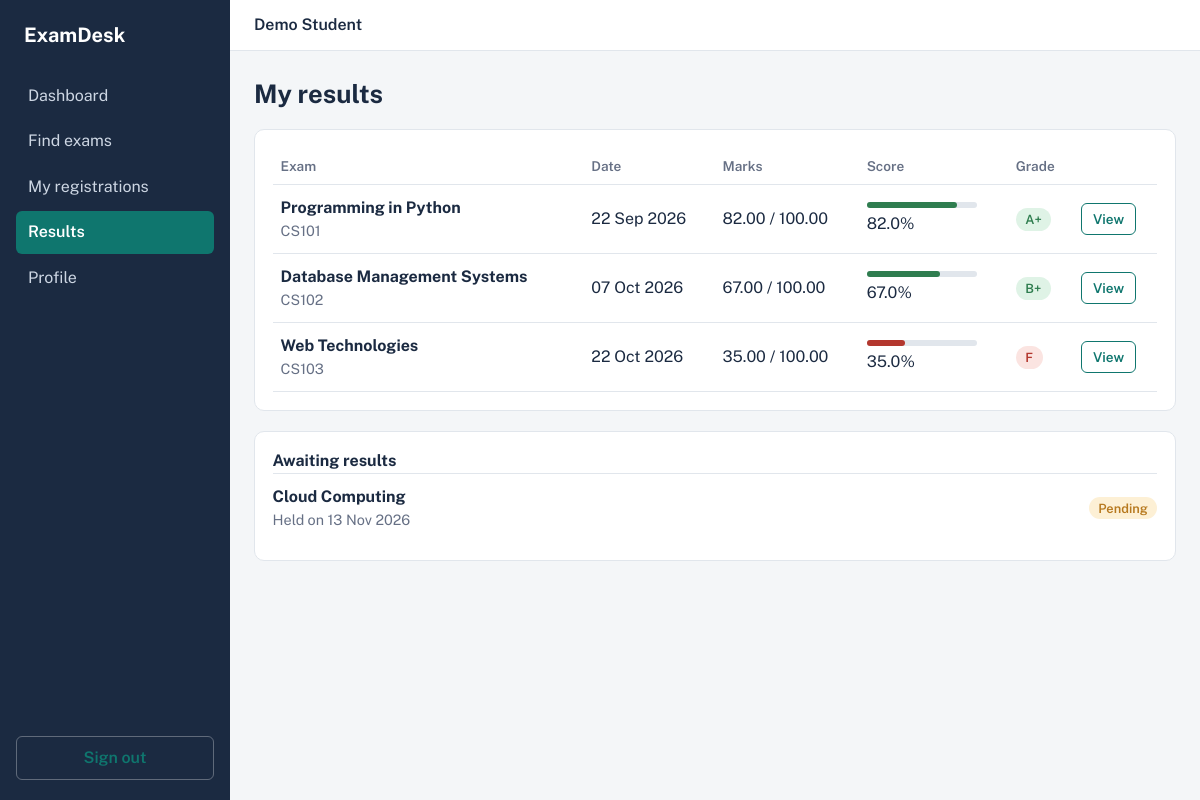
The page /results/ (signed in) on the database its author committed.
### exams/models.py (models this page shows, shortened)
class Result(models.Model):
    registration = models.OneToOneField(Registration, on_delete=models.CASCADE, related_name="result")
    marks = models.DecimalField(max_digits=6, decimal_places=2)
    max_marks = models.DecimalField(max_digits=6, decimal_places=2, default=100)
    remarks = models.CharField(max_length=200, blank=True)
    is_published = models.BooleanField(default=False)
    published_at = models.DateTimeField(null=True, blank=True)
    @property
    def percentage(self):
        return round(float(self.marks) / float(self.max_marks) * 100, 1) if self.max_marks else 0
    @property
    def passed(self):
        return self.percentage >= settings.PASS_PERCENTAGE
    @property
    def grade(self):
        p = self.percentage
        for cutoff, g in [(90, "O"), (80, "A+"), (70, "A"), (60, "B+"), (50, "B"), (settings.PASS_PERCENTAGE, "C")]:
            if p >= cutoff:
                return g
        return "F"

class Registration(models.Model):
    CONFIRMED, CANCELLED = "confirmed", "cancelled"
    STATUS_CHOICES = [(CONFIRMED, "Confirmed"), (CANCELLED, "Cancelled")]
    student = models.ForeignKey(User, on_delete=models.CASCADE, related_name="registrations")
    exam = models.ForeignKey(Exam, on_delete=models.CASCADE, related_name="registrations")
    status = models.CharField(max_length=10, choices=STATUS_CHOICES, default=CONFIRMED)
    hall_ticket = models.CharField(max_length=30, blank=True)
    registered_at = models.DateTimeField(auto_now_add=True)
    class Meta:
        unique_together = ("student", "exam")
        ordering = ["exam__date"]

class Exam(models.Model):
    title = models.CharField(max_length=150)
    code = models.CharField(max_length=15, unique=True)
    description = models.TextField(blank=True)
    date = models.DateField()
    start_time = models.TimeField()
    duration_minutes = models.PositiveIntegerField(default=180)
    venue = models.CharField(max_length=120)
    fee = models.DecimalField(max_digits=8, decimal_places=2, default=0)
    seats = models.PositiveIntegerField(default=100)
    registration_deadline = models.DateField()
    is_active = models.BooleanField(default=True)
    class Meta:
        ordering = ["date", "start_time"]

### exams/views.py (the view)
# urls.py: path("results/", views.results, name="results"),
@login_required
def results(request):
    qs = _published_results(request.user)
    pending = request.user.registrations.filter(status=Registration.CONFIRMED).exclude(
        result__is_published=True).filter(exam__date__lt=timezone.localdate()).select_related("exam")
    return render(request, "exams/results.html", {"results": qs, "pending": pending})

### exams/views.py (called while the page is built)
def _published_results(user):
    return Result.objects.filter(
        registration__student=user, is_published=True
    ).select_related("registration__exam").order_by("registration__exam__date")

### exams/templates/exams/results.html (shortened to what this page needs)
{% extends "exams/base.html" %}
{% block content %}
<h1>My results</h1>
<div class="card">
  <table class="table">
    <thead><tr><th>Exam</th><th>Date</th><th>Marks</th><th>Score</th><th>Grade</th><th></th></tr></thead>
    <tbody>
    {% for r in results %}
      <tr>
        <td><b>{{ r.registration.exam.title }}</b><div class="muted">{{ r.registration.exam.code }}</div></td>
        <td>{{ r.registration.exam.date|date:"d M Y" }}</td>
        <td>{{ r.marks }} / {{ r.max_marks }}</td>
        <td><div class="bar"><i class="{% if r.passed %}okbg{% else %}badbg{% endif %}" style="width:{{ r.percentage }}%"></i></div>{{ r.percentage }}%</td>
        <td><span class="pill {% if r.passed %}ok{% else %}bad{% endif %}">{{ r.grade }}</span></td>
        <td><a class="btn small ghost" href="{% url 'result_detail' r.pk %}">View</a></td>
      </tr>
    {% empty %}
      <tr><td colspan="6" class="empty">No results have been published for you yet.</td></tr>
    {% endfor %}
    </tbody>
  </table>
</div>
{% if pending %}
<section class="card">
  <h3>Awaiting results</h3>
  {% for r in pending %}<div class="item"><div><b>{{ r.exam.title }}</b><div class="muted">Held on {{ r.exam.date|date:"d M Y" }}</div></div><span class="pill warn">Pending</span></div>{% endfor %}
</section>
{% endif %}
{% endblock %}

### exams/templates/exams/base.html (shortened to what this page needs)
{% load static %}<!DOCTYPE html>
<html lang="en">
<head>
<link rel="stylesheet" href="{% static 'css/style.css' %}">
</head>
<body>
{% if user.is_authenticated %}
<div class="shell">
  <aside class="sidebar" id="sidebar">
    <div class="brand">ExamDesk</div>
    <nav>
      <a href="{% url 'dashboard' %}" class="{% if request.resolver_match.url_name == 'dashboard' %}on{% endif %}">Dashboard</a>
      <a href="{% url 'exam_list' %}" class="{% if request.resolver_match.url_name == 'exam_list' %}on{% endif %}">Find exams</a>
      <a href="{% url 'my_registrations' %}" class="{% if request.resolver_match.url_name == 'my_registrations' %}on{% endif %}">My registrations</a>
      <a href="{% url 'results' %}" class="{% if 'result' in request.resolver_match.url_name %}on{% endif %}">Results</a>
      <a href="{% url 'profile' %}" class="{% if request.resolver_match.url_name == 'profile' %}on{% endif %}">Profile</a>
    </nav>
    <form method="post" action="{% url 'logout' %}" class="logout">{% csrf_token %}
      <button class="btn ghost" type="submit">Sign out</button>
    </form>
  </aside>
  <main class="main">
    <header class="topbar">
      <div class="who">{{ user.get_full_name|default:user.username }}</div>
    </header>
    <div class="content">
      {% block content %}{% endblock %}
    </div>
  </main>
</div>
{% else %}
<div class="auth-wrap">{% block auth %}{% endblock %}</div>
{% endif %}
</body>
</html>

### static/css/style.css (style rules this page uses)
:root { --ink:#1b2a41; --paper:#f4f6f8; --card:#fff; --line:#e1e6ec; --muted:#667085; --teal:#0f766e; --teal-d:#0b5a54; --green:#2f7d4f; --red:#b3372e; --amber:#b7791f; }
* { box-sizing:border-box }
body { margin:0;font-family:"Public Sans",system-ui,sans-serif;background:var(--paper);color:var(--ink);line-height:1.5 }
a { color:var(--teal) }
h1 { font-size:1.6rem;margin:0 0 1rem }
h3 { font-size:1rem;margin:0 }
.muted { color:var(--muted);font-size:.9rem }
.shell { display:grid;grid-template-columns:230px 1fr;min-height:100vh }
.sidebar { background:var(--ink);color:#fff;padding:1.25rem 1rem;display:flex;flex-direction:column;position:sticky;top:0;height:100vh }
.brand { font-weight:700;font-size:1.25rem;margin-bottom:1.5rem;padding-left:.5rem }
.sidebar nav { display:flex;flex-direction:column;gap:.15rem;flex:1 }
.sidebar nav a { color:#cdd6e3;text-decoration:none;padding:.6rem .75rem;border-radius:6px }
.sidebar nav a.on { background:var(--teal);color:#fff;font-weight:600 }
.logout .btn { width:100%;color:#fff;border-color:rgba(255,255,255,.3) }
.main { min-width:0 }
.topbar { display:flex;justify-content:space-between;align-items:center;padding:.8rem 1.5rem;background:var(--card);border-bottom:1px solid var(--line) }
.who { font-weight:600 }
.content { padding:1.5rem;max-width:1100px }
.btn { display:inline-block;background:var(--teal);color:#fff;border:1px solid var(--teal);padding:.55rem 1rem;border-radius:6px;font:inherit;font-weight:600;cursor:pointer;text-decoration:none }
.btn.small { padding:.3rem .7rem;font-size:.85rem }
.btn.ghost { background:transparent;color:var(--teal) }
.card { background:var(--card);border:1px solid var(--line);border-radius:10px;padding:1.1rem;margin-bottom:1.25rem }
.item { display:flex;justify-content:space-between;align-items:center;gap:.75rem;padding:.7rem 0;border-top:1px solid var(--line);color:inherit;text-decoration:none }
.pill { display:inline-block;padding:.1rem .6rem;border-radius:99px;font-size:.8rem;font-weight:600 }
.pill.ok { background:#dff3e6;color:var(--green) }
.pill.bad { background:#fbe4e1;color:var(--red) }
.pill.warn { background:#fdf0d5;color:var(--amber) }
.table { width:100%;border-collapse:collapse }
.table th { text-align:left;font-size:.85rem;color:var(--muted);font-weight:600;padding:.5rem;border-bottom:1px solid var(--line) }
.table td { padding:.7rem .5rem;border-bottom:1px solid var(--line);vertical-align:middle }
.bar { height:6px;background:var(--line);border-radius:3px;width:110px;margin-bottom:.2rem }
.bar i { display:block;height:100%;border-radius:3px }
.okbg { background:var(--green) }
.badbg { background:var(--red) }

### rows shown on the page
Result: registration.exam "Programming in Python", registration.exam.code "CS101", registration.exam "22 Sep 2026", marks "82.00", max_marks "100.00", percentage "82.0", grade "A+"
Result: registration.exam "Database Management Systems", registration.exam.code "CS102", registration.exam "07 Oct 2026", marks "67.00", max_marks "100.00", percentage "67.0", grade "B+"
Result: registration.exam "Web Technologies", registration.exam.code "CS103", registration.exam "22 Oct 2026", marks "35.00", max_marks "100.00", percentage "35.0", grade "F"
Registration: exam "Cloud Computing", exam "13 Nov 2026"

### other values the page prints
{{ user.get_full_name|default:user.username }} "Demo Student"
